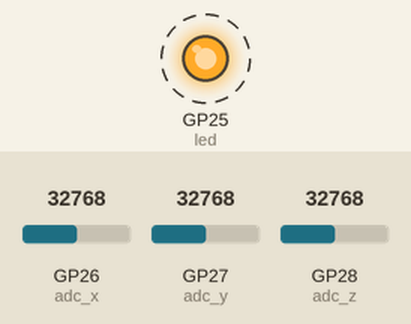
Recording of a program running on a simulated Raspberry Pi Pico running MicroPython. On the bench: output pins drawn as LEDs (lit = HIGH). Dashed ring = blinking. Inputs (shaded band) come from the test bench; at power-on: GP26 (adc_x) = 32768, GP27 (adc_y) = 32768, GP28 (adc_z) = 32768 (analog values on the 0–65535 scale). Nothing arrives over Bluetooth unless stated; what the program prints to the serial console is not drawn.

Above: at 0.05 s.
Timing chart, 0 to 3.0 s (numbered marks = the images above):
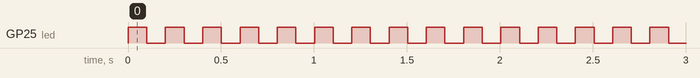

Measured:
- by itself, GP25 (led): alternates HIGH for 0.10 s and LOW for 0.10 s

The program:

ble_joystick_server.py
```python
# 3axis_joystk_ble_server.py (aka main.py)

import struct
import asyncio
import aioble
import bluetooth
from machine import ADC, Pin
import time

# Set up onboard LED
led = Pin("LED", Pin.OUT, value=0)

# Set up joystick on ADC pins
adc_x = ADC(Pin(26))
adc_y = ADC(Pin(27))
adc_z = ADC(Pin(28))

# BLE values
ble_name = "3axis_joystk"
ble_svc_uuid = bluetooth.UUID(0x1812)
ble_characteristic_uuid = bluetooth.UUID(0x2A4D)
ble_appearance = 0x03C3
ble_advertising_interval = 2000
ble_service = aioble.Service(ble_svc_uuid)
ble_characteristic = aioble.Characteristic(
    ble_service,
    ble_characteristic_uuid,
    read=True,
    notify=True)
aioble.register_services(ble_service)

def encode(x, y, z):
    return struct.pack("3i", x, y, z)

async def ble_task():
    while True:
        async with await aioble.advertise(
            ble_advertising_interval,
            name=ble_name,
            services=[ble_svc_uuid],
            appearance=ble_appearance) as connection:
            print("Connection from", connection.device)
            await connection.disconnected()

async def joystk_task():
    while True:
        # get joystick axis values
        js_x = adc_x.read_u16()
        js_y = adc_y.read_u16()
        js_z = adc_z.read_u16()

        # convert to ints: -127 < value < 127
        x = round(js_x / 256) - 130
        y = round(js_y / 256) - 132
        z = round(js_z / 256) - 130

        ble_characteristic.write(encode(x, y, z))
        led.toggle()
        await asyncio.sleep_ms(100)

async def main():
    task1 = asyncio.create_task(ble_task())
    task2 = asyncio.create_task(joystk_task())
    await asyncio.gather(task1, task2)

print("Launching BLE joystick server...")
asyncio.run(main())
```
